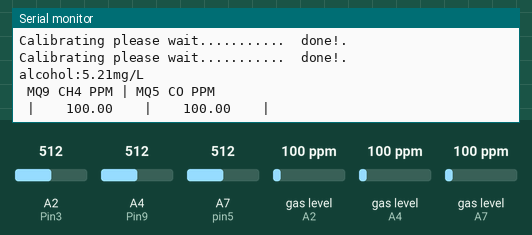
Recording of a sketch running on a simulated Arduino Mega 2560, built with avr-gcc and run on an emulated ATmega2560. On the bench: the last lines printed to the serial monitor. The test bench sets the inputs (shaded band); at power-on: gas level (sensors on A4, A7, A2) 100 ppm, A2 (Pin3) = 512, A4 (Pin9) = 512, A7 (pin5) = 512.

Above: at 2.2 s.
2.3 s: gas level (sensor on A4) set to 20 ppm
8.3 s: gas level (sensor on A7) set to 20 ppm
At 12.2 s:
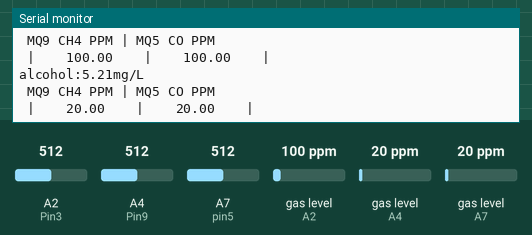
14.3 s: A2 (Pin3) set to 716
20.3 s: gas level (sensor on A4) set to 250 ppm
At 21.7 s:
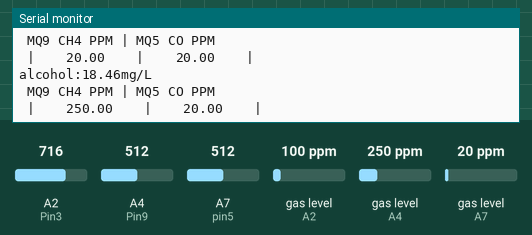
26.3 s: gas level (sensor on A7) set to 250 ppm
At 32.1 s:
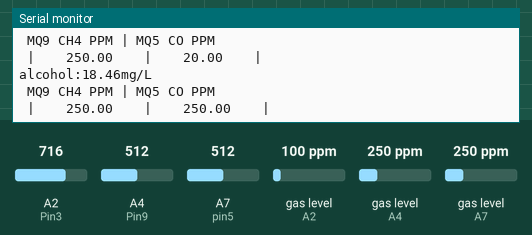
32.3 s: A2 (Pin3) set to 992
Timing chart, 0 to 35.3 s (numbered marks = the images above; inputs shaded):
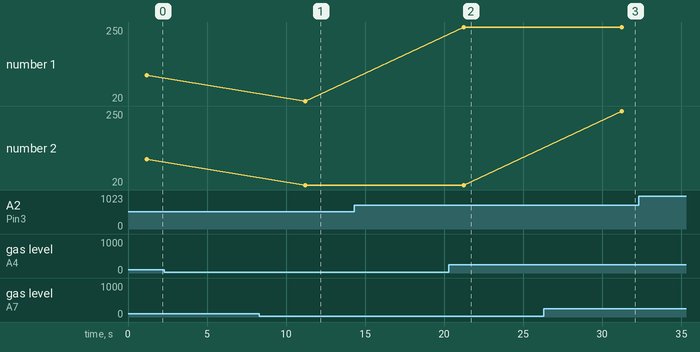

The sketch:

arduinocode.ino
```cpp
//Include the library
#include <MQUnifiedsensor.h>

//mq3
/************************Hardware Related Macros************************************/
#define         Board                   ("Arduino MEGA")
#define         Pin3                     (A2)  //Analog input 3 of your arduino
/***********************Software Related Macros************************************/
#define         Type                    ("MQ-3") //MQ3
#define         Voltage_Resolution      (5)
#define         ADC_Bit_Resolution      (10) // For arduino UNO/MEGA/NANO
#define         RatioMQ3CleanAir        (60) //RS / R0 = 60 ppm
/*****************************Globals***********************************************/
//Declare Sensor
MQUnifiedsensor MQ3(Board, Voltage_Resolution, ADC_Bit_Resolution, Pin3, Type);

//mq5
#define pin5 A7 //Analog input 0 of your arduino
#define type "MQ-5" //MQ5
#define RatioMQ5CleanAir 6.5  //RS / R0 = 6.5 ppm
//#define calibration_button 13 //Pin to calibrate your sensor

//Declare Sensor
MQUnifiedsensor MQ5(Board, Voltage_Resolution, ADC_Bit_Resolution, pin5, type);

//mq9
#define         Pin9                     (A4)  //Analog input 4 of your arduino
/***********************Software Related Macros************************************/
#define         Type                    ("MQ-9") //MQ9
#define         RatioMQ9CleanAir        (9.6) //RS / R0 = 60 ppm
/*****************************Globals***********************************************/
//Declare Sensor
MQUnifiedsensor MQ9(Board, Voltage_Resolution, ADC_Bit_Resolution, Pin9, Type);

void setup()
{
  Serial1.begin(9600);
  Serial.begin(9600);
  delay(1000);

  //mq3
  //Set math model to calculate the PPM concentration and the value of constants
  MQ3.setRegressionMethod(1); //_PPM =  a*ratio^b
  MQ3.setA(4.8387); MQ3.setB(-2.68); // Configure the equation to to calculate Benzene concentration
  /*
    Exponential regression:
  Gas    | a      | b
  LPG    | 44771  | -3.245
  CH4    | 2*10^31| 19.01
  CO     | 521853 | -3.821
  Alcohol| 0.3934 | -1.504
  Benzene| 4.8387 | -2.68
  Hexane | 7585.3 | -2.849
  */

  /*****************************  MQ Init ********************************************/
  //Remarks: Configure the pin of arduino as input.
  /************************************************************************************/
  MQ3.init();

  /*
    //If the RL value is different from 10K please assign your RL value with the following method:
    MQ3.setRL(10);
  */
  /*****************************  MQ CAlibration ********************************************/
  // Explanation:
   // In this routine the sensor will measure the resistance of the sensor supposedly before being pre-heated
  // and on clean air (Calibration conditions), setting up R0 value.
  // We recomend executing this routine only on setup in laboratory conditions.
  // This routine does not need to be executed on each restart, you can load your R0 value from eeprom.
  // Acknowledgements: https://jayconsystems.com/blog/understanding-a-gas-sensor
  Serial.print("Calibrating please wait.");
  float calcR0 = 0;
  for(int i = 1; i<=10; i ++)
  {
    MQ3.update(); // Update data, the arduino will read the voltage from the analog pin
    calcR0 += MQ3.calibrate(RatioMQ3CleanAir);
    Serial.print(".");
  }
  MQ3.setR0(calcR0/10);
  Serial.println("  done!.");

  if(isinf(calcR0)) {Serial.println("Warning: Conection issue, R0 is infinite (Open circuit detected) please check your wiring and supply"); while(1);}
  if(calcR0 == 0){Serial.println("Warning: Conection issue found, R0 is zero (Analog pin shorts to ground) please check your wiring and supply"); while(1);}
  /*****************************  MQ CAlibration ********************************************/
  MQ3.serialDebug(true);

  //mq5
  //Set math model to calculate the PPM concentration and the value of constants
  MQ5.setRegressionMethod(1); //_PPM =  a*ratio^b
  MQ5.setA(491204); MQ5.setB(-5.826); // Configure the equation to to calculate H2 concentration
  /*
    Exponential regression:
  Gas    | a      | b
  H2     | 1163.8 | -3.874
  LPG    | 80.897 | -2.431
  CH4    | 177.65 | -2.56
  CO     | 491204 | -5.826
  Alcohol| 97124  | -4.918
  */

  /*****************************  MQ Init ********************************************/
  //Remarks: Configure the pin of arduino as input.
  /************************************************************************************/
  MQ5.init();
  /*
    //If the RL value is different from 10K please assign your RL value with the following method:
    MQ5.setRL(10);
  */
  /*****************************  MQ CAlibration ********************************************/
  // Explanation:
   // In this routine the sensor will measure the resistance of the sensor supposedly before being pre-heated
  // and on clean air (Calibration conditions), setting up R0 value.
  // We recomend executing this routine only on setup in laboratory conditions.
  // This routine does not need to be executed on each restart, you can load your R0 value from eeprom.
  // Acknowledgements: https://jayconsystems.com/blog/understanding-a-gas-sensor
  Serial.print("Calibrating please wait.");
  calcR0 = 0;
  for(int i = 1; i<=10; i ++)
  {
    MQ5.update(); // Update data, the arduino will read the voltage from the analog pin
    calcR0 += MQ5.calibrate(RatioMQ5CleanAir);
    Serial.print(".");
  }
  MQ5.setR0(calcR0/10);
  Serial.println("  done!.");

  if(isinf(calcR0)) {Serial.println("Warning: Conection issue, R0 is infinite (Open circuit detected) please check your wiring and supply"); while(1);}
  if(calcR0 == 0){Serial.println("Warning: Conection issue found, R0 is zero (Analog pin shorts to ground) please check your wiring and supply"); while(1);}
  /*****************************  MQ CAlibration ********************************************/
  MQ5.serialDebug(true);

  //mq9
  //Set math model to calculate the PPM concentration and the value of constants
  MQ9.setRegressionMethod(1); //_PPM =  a*ratio^b

  /*****************************  MQ Init ********************************************/
  //Remarks: Configure the pin of arduino as input.
  /************************************************************************************/
  MQ9.init();
  /*
    //If the RL value is different from 10K please assign your RL value with the following method:
    MQ9.setRL(10);
  */
  /*****************************  MQ CAlibration ********************************************/
  // Explanation:
   // In this routine the sensor will measure the resistance of the sensor supposedly before being pre-heated
  // and on clean air (Calibration conditions), setting up R0 value.
  // We recomend executing this routine only on setup in laboratory conditions.
  // This routine does not need to be executed on each restart, you can load your R0 value from eeprom.
  // Acknowledgements: https://jayconsystems.com/blog/understanding-a-gas-sensor
  Serial.print("Calibrating please wait.");
  calcR0 = 0;
  for(int i = 1; i<=10; i ++)
  {
    MQ9.update(); // Update data, the arduino will read the voltage from the analog pin
    calcR0 += MQ9.calibrate(RatioMQ9CleanAir);
    Serial.print(".");
  }
  MQ9.setR0(calcR0/10);
  Serial.println("  done!.");

  if(isinf(calcR0)) {Serial.println("Warning: Conection issue, R0 is infinite (Open circuit detected) please check your wiring and supply"); while(1);}
  if(calcR0 == 0){Serial.println("Warning: Conection issue found, R0 is zero (Analog pin shorts to ground) please check your wiring and supply"); while(1);}
  /*****************************  MQ CAlibration ********************************************/

}

void loop()
{
  //mq3 (alcoholimetro)
  int adc_MQ = analogRead(A2); //Lemos la salida analógica  del MQ
  float voltaje = adc_MQ * (5.0 / 1023.0); //Convertimos la lectura en un valor de voltaje
  float Rs=1000*((5-voltaje)/voltaje);  //Calculamos Rs con un RL de 1k
  double alcohol=0.4091*pow(Rs/5463, -1.497); // calculamos la concentración  de alcohol con la ecuación obtenida.

  Serial.print("alcohol:");
  Serial.print(alcohol);
  Serial.println("mg/L");


  //mq3
  MQ3.update(); // Update data, the arduino will read the voltage from the analog pin
  float datoMQ3 = MQ3.readSensor(); // Sensor will read PPM concentration using the model, a and b values set previously or from the setup
  //MQ3.serialDebug(); // Will print the table on the serial port


  //mq5
  int inputanalog1 = analogRead(A7);
  //Serial.print("mq5:");
  //Serial.println(inputanalog1);

  MQ5.update(); // Update data, the arduino will read the voltage from the analog pin
  float datoMQ5 = MQ5.readSensor(); // Sensor will read PPM concentration using the model, a and b values set previously or from the setup
  //MQ5.serialDebug(); // Will print the table on the serial port


  //mq9
  //Serial.print("mq9:");
  int inputanalog2 = analogRead(A4);
  //Serial.println(inputanalog2);

  MQ9.update(); // Update data, the arduino will read the voltage from the analog pin
  /*
  Exponential regression:
  GAS     | a      | b
  LPG     | 1000.5 | -2.186
  CH4     | 4269.6 | -2.648
  CO      | 599.65 | -2.244
  */

  MQ9.setA(1000.5); MQ9.setB(-2.186); // Configure the equation to to calculate LPG concentration
  float LPG = MQ9.readSensor(); // Sensor will read PPM concentration using the model, a and b values set previously or from the setup

  MQ9.setA(4269.6); MQ9.setB(-2.648); // Configure the equation to to calculate LPG concentration
  float CH4 = MQ9.readSensor(); // Sensor will read PPM concentration using the model, a and b values set previously or from the setup

  MQ9.setA(599.65); MQ9.setB(-2.244); // Configure the equation to to calculate LPG concentration
  float CO = MQ9.readSensor(); // Sensor will read PPM concentration using the model, a and b values set previously or from the setup

  //Serial.println("** Values from MQ-9 ****");
  //Serial.println("| MQ9 LPG PPM | MQ9 CH4 PPM | MQ9 CO PPM | MQ3 Benzene PPM | MQ5 CO PPM ");
  //Serial.print("|    "); Serial.print(LPG);
  //Serial.print("    |    "); Serial.print(CO);
  //Serial.print("    |");Serial.print(datoMQ3);

  Serial.println(" MQ9 CH4 PPM | MQ5 CO PPM ");
  Serial.print(" |    "); Serial.print(CH4);
  Serial.print("    |    "); Serial.print(datoMQ5);
  Serial.println("    |    ");

  //write bluetooth
  //String mensaje = String(alcohol)+","+String(inputanalog1)+","+String(inputanalog2)+"z";
  String mensaje = String(alcohol)+","+String(CH4)+","+String(datoMQ5)+"z";
  writeString(mensaje);
  delay(10000);
}


void writeString(String stringData) { // Used to serially push out a String with Serial.write()

  for (int i = 0; i < stringData.length(); i++)
  {
    Serial1.write(stringData[i]);   // Push each char 1 by 1 on each loop pass
  }

}// end writeString
```

Measured:
- after the input at 8.3 s, the serial monitor: prints a new line after 2.9 s (image 1)
- after the input at 20.3 s, the serial monitor: prints a new line after 0.93 s (image 2)
- after the input at 26.3 s, the serial monitor: prints a new line after 4.9 s (image 3)
- plotted number 1: 20 → 250 after the input at 20.3 s
